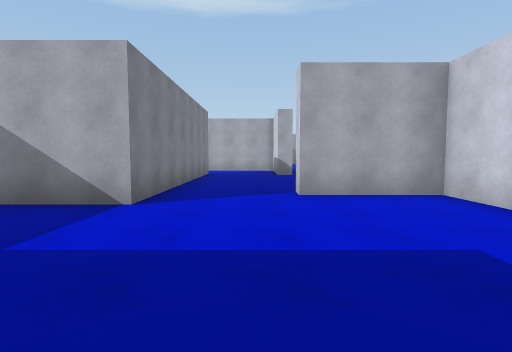
[1] (above)

24 first-person views from a walk through a Unity game level. The camera is 1.4 m above the floor, tilts 4° down and sees 80° across. The floor is counted in squares, 2 m on a side. Each view is taken from the middle of a square. On the plan, view 1 faces up. The plan holds only what a view shows up to about 10 squares ahead; the rest is blank. The place goes on beyond the plan.

[2]
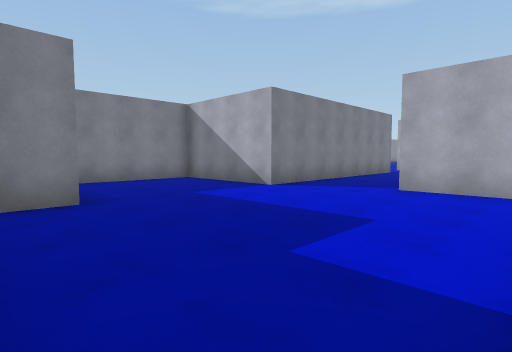

[3]
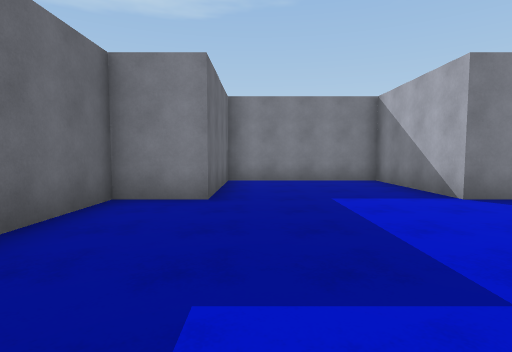

[4]
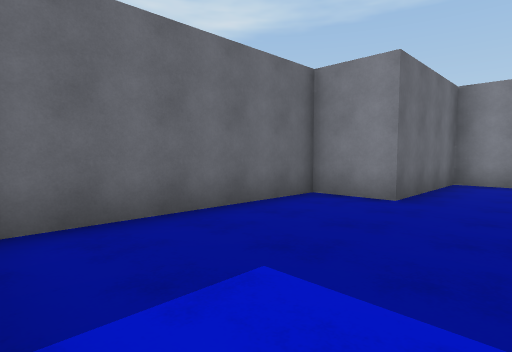

[5]
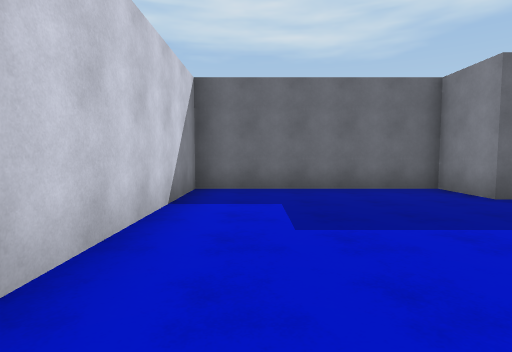

[6]
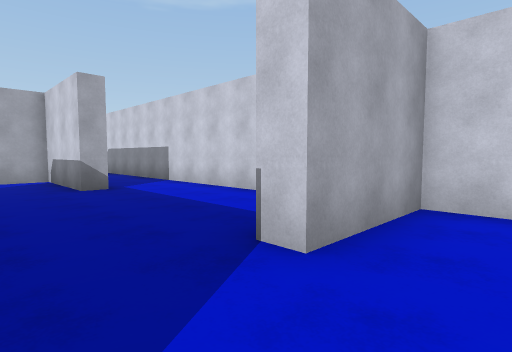

[7]
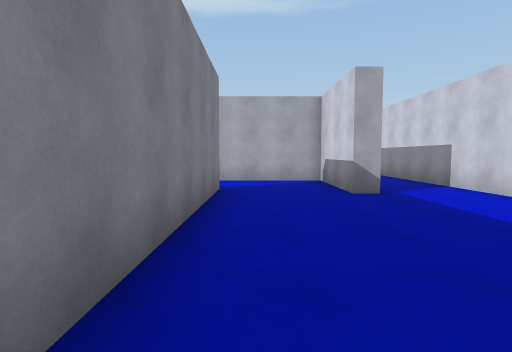

[8]
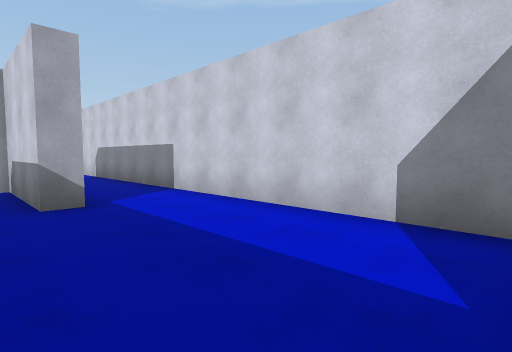

[9]
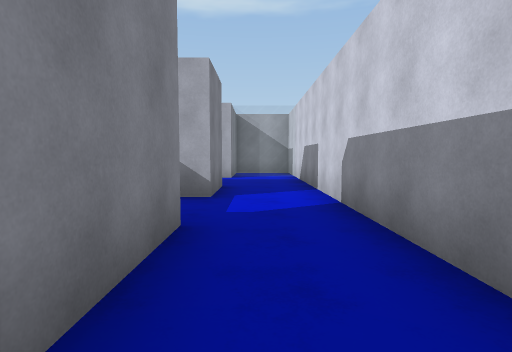

[10]
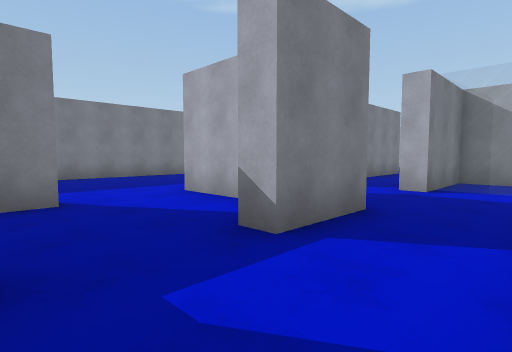

[11]
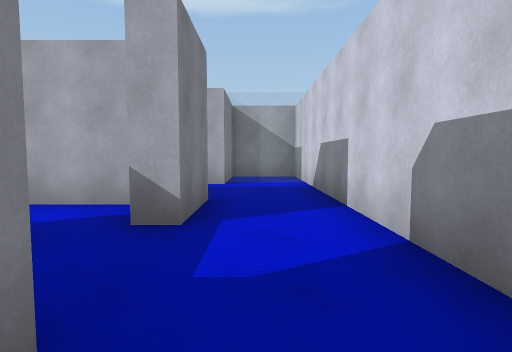

[12]
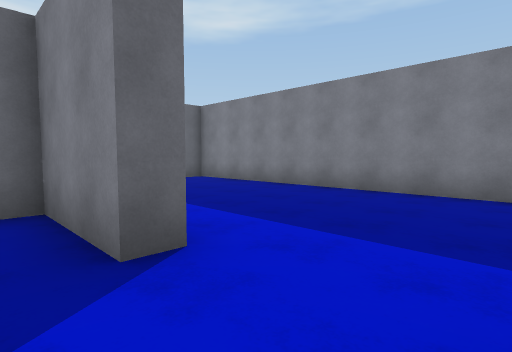

[13]
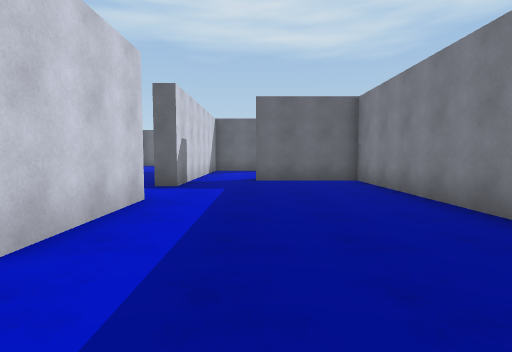

[14]
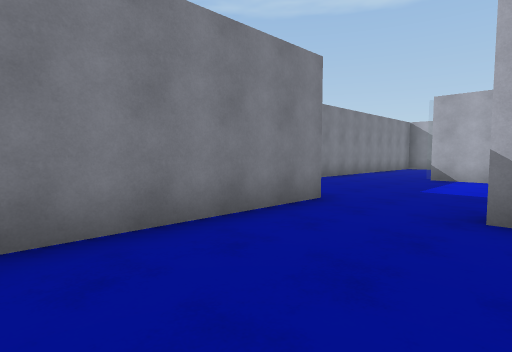

[15]
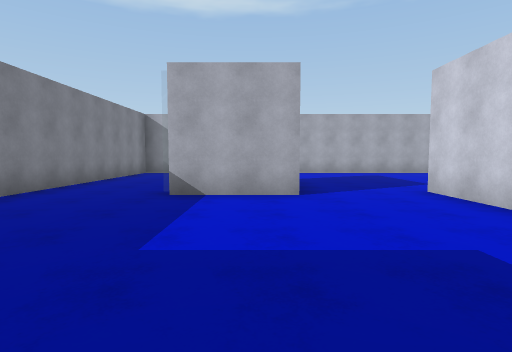

[16]
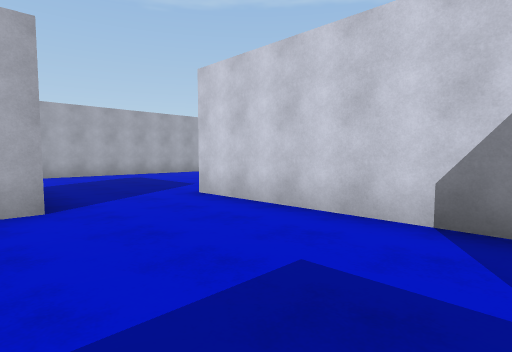

[17]
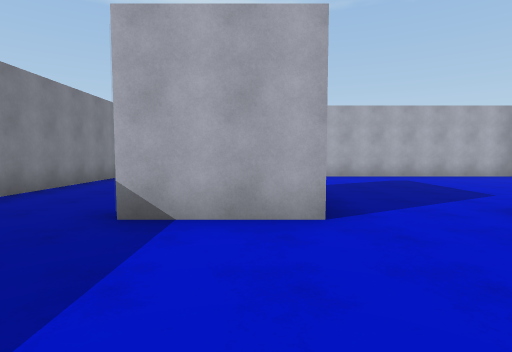

[18]
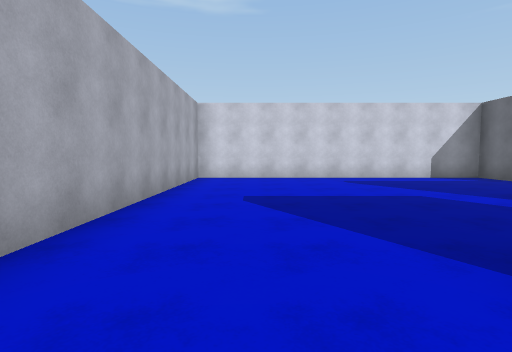

[19]
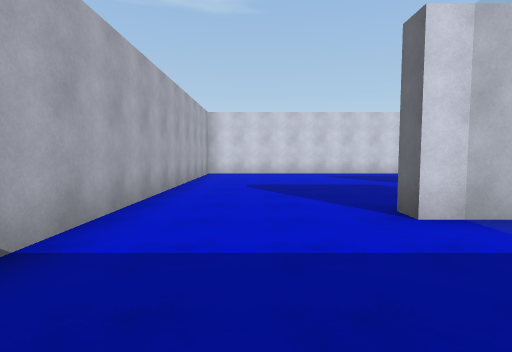

[20]
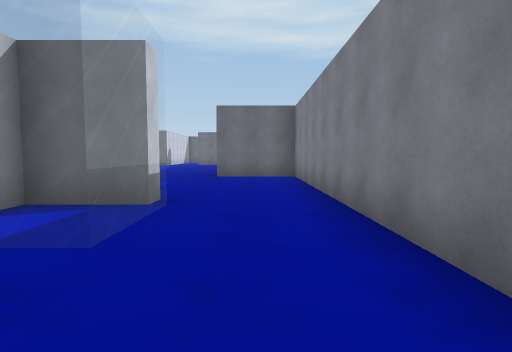

[21]
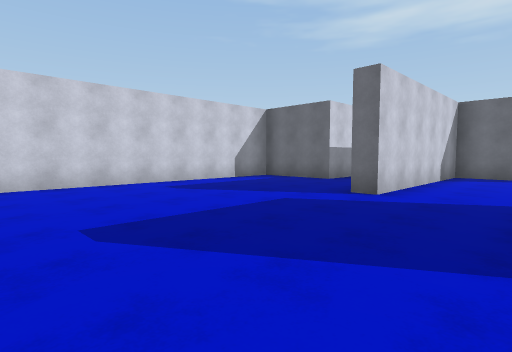

[22]
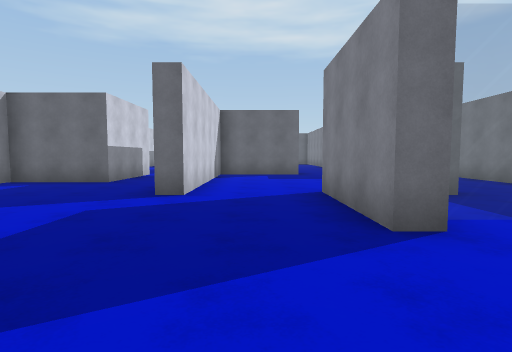

[23]
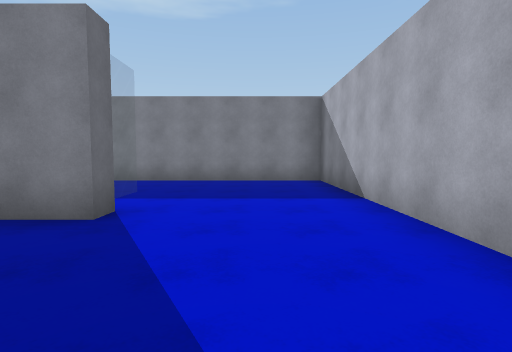

[24]
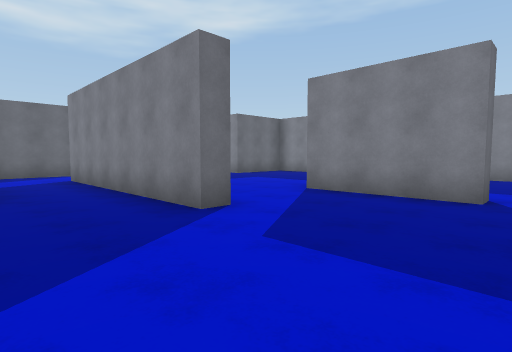

### Floor plan
Points are (right, up) in squares from view 1. A wall is a line through its corners. A room is listed if a view was taken in it or the views show most of it. See-through windows are left out.
Room 1 (views 1, 2, 3, 4, 5, 6, 7)
walls: (-1.7, 5.5) (-1.7, 4.3) (-5.2, 4.3) (-5.2, 0.3) (-1.7, 0.3) (-1.7, -1.2) (3.3, -1.2) (3.3, 5.2) (0.8, 5.2) (0.8, 5.8)
ways out: opening at (-0.5, 6) to room 2
Room 2 (views 8, 9, 10, 11)
walls: (1.4, 10.5) (0.8, 10.5) (0.8, 11.5); (-1.7, 11.3) (-1.7, 5.5); (1.3, 15) (1.3, 12.8); (3.3, 6.2) (3.3, 17.4); (1.3, 17) (0.8, 17)
ways out: opening at (-0.5, 6) to room 1; opening at (1, 16.5) to room 3; opening at (2.5, 18.5) to room 7; opening at (-0.5, 11) to room 8
Room 3 (view 12)
walls: (-2.3, 16) (-1.7, 16) (-1.7, 13.8) (-1.2, 13.8); (0.2, 18.3) (-2.2, 18.3)
ways out: opening at (1, 16.5) to room 2; opening at (-2, 17.5) to room 4
Room 4 (views 13, 14)
walls: (-2.3, 13.2) (-2.3, 16); (-2.3, 9.4) (-2.3, 11.3); (-6.8, 21.2) (-6.8, 9.8) (-4, 9.8)
ways out: opening at (-2, 17.5) to room 3; opening at (-5.5, 21) to room 5; opening at (-1.5, 20) to room 6; opening at (-2, 12.5) to room 8; opening at (-3.5, 10)
Room 5 (views 15, 16, 17)
walls: (-4.3, 26.2) (-6.5, 26.2); (-3.1, 21.2) (-1.7, 21.2) (-1.7, 26.8); (-9.3, 26.6) (-9.3, 21.2) (-6.8, 21.2)
ways out: opening at (-5.5, 21) to room 4; opening at (-7.5, 27.5) to room 6; opening at (-3, 27) to room 6
Room 6 (views 18, 19, 20, 21, 22, 23, 24)
walls: (-1.7, 26.8) (-1.3, 26.8) (-1.3, 20.8); (-4.8, 28.2) (-4.8, 29.3) (-4.3, 29.3) (-4.3, 26.2); (-6.5, 26.2) (-6.5, 26.8); (0.8, 22) (0.8, 24.2) (3.3, 24.2) (3.3, 32.7) (-9.3, 32.7) (-9.3, 26.6); (-1.8, 18.8) (0.1, 18.8)
ways out: opening at (-1.5, 20) to room 4; opening at (-7.5, 27.5) to room 5; opening at (-3, 27) to room 5; opening at (1, 20.5) to room 7
Room 7 (no view inside)
walls: (1.3, 18.9) (1.3, 17); (3.3, 17.4) (3.3, 22.9); (1.3, 23.8) (1.3, 21.3) (0.8, 21.3)
ways out: opening at (2.5, 18.5) to room 2; opening at (1, 20.5) to room 6
Room 8 (no view inside)
walls: (-2.3, 11.3) (-1.7, 11.3); (0.8, 11.5) (0.8, 13.2) (-2, 13.2)
ways out: opening at (-0.5, 11) to room 2; opening at (-2, 12.5) to room 4

Where each view was taken, in squares from view 1:
view 1: 0 up, 0 right, facing up
view 2: 1 down, 3 right, facing up-left
view 3: 1 up, 3 right, facing left
view 4: 2 up, 3 right, facing down-left
view 5: 5 up, 2 right, facing down
view 6: 4 up, 1 left, facing up-right
view 7: 5 up, 1 left, facing up
view 8: 6 up, 0 right, facing up-right
view 9: 12 up, 2 right, facing up
view 10: 15 up, 3 right, facing up-left
view 11: 14 up, 2 right, facing up
view 12: 18 up, 1 left, facing down-left
view 13: 18 up, 4 left, facing down
view 14: 17 up, 4 left, facing up-left
view 15: 21 up, 5 left, facing up
view 16: 22 up, 5 left, facing up-right
view 17: 23 up, 5 left, facing up
view 18: 31 up, 6 left, facing right
view 19: 31 up, 8 left, facing right
view 20: 31 up, 8 left, facing down
view 21: 32 up, 4 left, facing down-right
view 22: 32 up, 3 left, facing down
view 23: 31 up, 1 left, facing left
view 24: 30 up, 1 right, facing down-left
